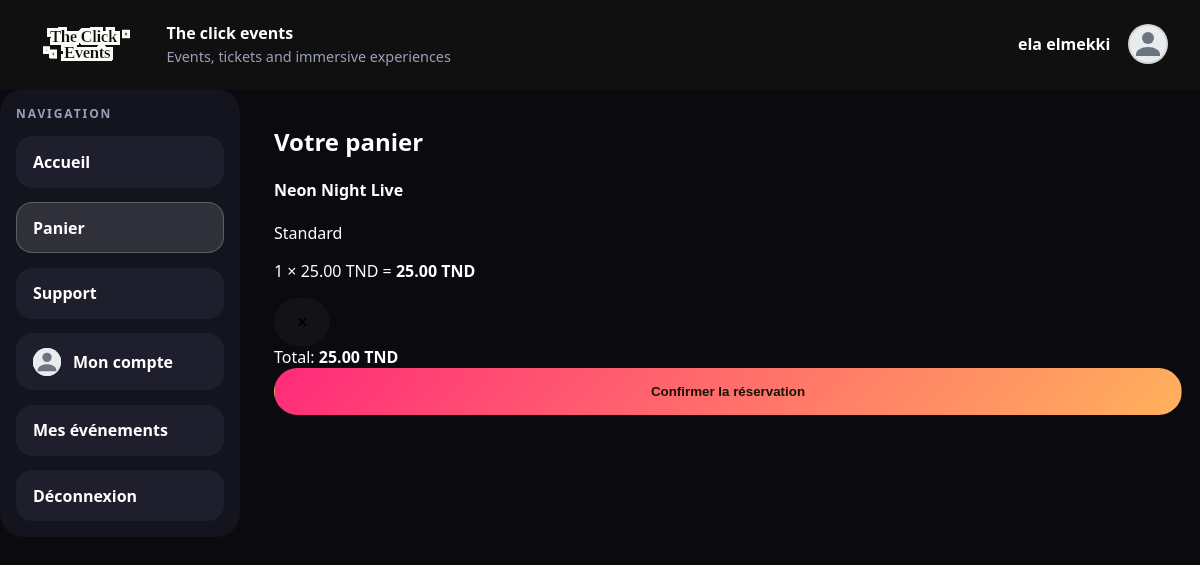
Screenshot of /cart (signed in) with the database file from the repository.
### tables this page shows
CREATE TABLE cart_items (
                id INTEGER PRIMARY KEY AUTOINCREMENT,
                user_id INTEGER NOT NULL,
                ticket_id INTEGER NOT NULL,
                quantity INTEGER NOT NULL,
                created_at TEXT DEFAULT CURRENT_TIMESTAMP,
                updated_at TEXT DEFAULT CURRENT_TIMESTAMP,
                FOREIGN KEY (user_id) REFERENCES users(id) ON DELETE CASCADE,
                FOREIGN KEY (ticket_id) REFERENCES tickets(id) ON DELETE CASCADE
            );

### config/bootstrap.php (called while the page is built, shortened)
<?php
spl_autoload_register(static function (string $class): void {
    $prefix = 'App\\';
    $relativeClass = substr($class, strlen($prefix));
    $candidates = [
        APP_PATH . '/' . str_replace('\\', '/', $relativeClass) . '.php',
        CONFIG_PATH . '/' . str_replace('Config\\', '', $relativeClass) . '.php',
    ];
    foreach ($candidates as $file) {
        if (is_file($file)) {
            return;
        }
    }
});
function view(string $template, array $data = []): void
{
    require VIEW_PATH . '/layouts/main.php';
}
function e(?string $value): string
{
    return htmlspecialchars($value ?? '', ENT_QUOTES, 'UTF-8');
}

### app/core/Controller.php (called while the page is built, shortened)
<?php
abstract class Controller
{
    protected function render(string $template, array $data = []): void
    {
        view($template, $data);
    }
}

### app/controllers/CartController.php (called while the page is built, shortened)
<?php
final class CartController extends Controller
{
    private function getDbCartItems(int $userId): array
    {
        return (new CartItem())->byUser($userId);
    }
    private function getCartForUser(int $userId): array
    {
        $items = $this->getDbCartItems($userId);
        $tickets = [];
        foreach ($items as $item) {
            $item['quantity'] = (int) $item['quantity'];
            $item['line_total'] = (float) $item['price'] * $item['quantity'];
            $tickets[] = $item;
        }
        return $tickets;
    }
    public function index(): void
    {
        $tickets = [];
        $total = 0.0;
        if (isset($_SESSION['user'])) {
            $tickets = $this->getCartForUser((int) $_SESSION['user']['id']);
        }
        foreach ($tickets as $ticket) {
            $total += $ticket['line_total'] ?? 0.0;
        }
        $this->render('cart/index', [
            'tickets' => $tickets,
            'total' => $total,
        ]);
    }
}

### config/Database.php (called while the page is built, shortened)
<?php
final class Database
{
    private static ?PDO $instance = null;
    public static function connection(): PDO
    {
        $driver = strtolower((string) ($_ENV['DB_DRIVER'] ?? 'sqlite'));
        $sqliteFile = dirname(__DIR__) . '/data/phpjs.sqlite';
        $sqliteDir = dirname($sqliteFile);
        $dsn = 'sqlite:' . $sqliteFile;
        try {
            self::$instance = new PDO($dsn, null, null, [
                PDO::ATTR_ERRMODE => PDO::ERRMODE_EXCEPTION,
                PDO::ATTR_DEFAULT_FETCH_MODE => PDO::FETCH_ASSOC,
            ]);
            self::$instance->exec('PRAGMA foreign_keys = ON');
            self::migrateSqlite(self::$instance);
            $row = self::$instance->query('SELECT COUNT(*) AS count FROM users')->fetch();
        } catch (PDOException $exception) {
            throw new RuntimeException('SQLite connection failed: ' . $exception->getMessage(), 0, $exception);
        }
        return self::$instance;
    }
    private static function migrateSqlite(PDO $pdo): void
    {
        self::ensureColumn($pdo, 'artists', 'user_id', 'INTEGER DEFAULT NULL');
        self::ensureColumn($pdo, 'events', 'category', "TEXT NOT NULL DEFAULT 'concert'");
        self::ensureUniqueIndex($pdo, 'artists', 'user_id');
        self::ensureCartItemsTable($pdo);
    }
    private static function ensureCartItemsTable(PDO $pdo): void
    {
        $columns = $pdo->query('PRAGMA table_info(cart_items)')->fetchAll();
        if ($columns !== false && count($columns) > 0) {
            return;
        }
    }
    private static function ensureColumn(PDO $pdo, string $table, string $column, string $definition): void
    {
        $columns = $pdo->query('PRAGMA table_info(' . $table . ')')->fetchAll();
        foreach ($columns as $existingColumn) {
            if (($existingColumn['name'] ?? null) === $column) {
                return;
            }
        }
    }
    private static function ensureUniqueIndex(PDO $pdo, string $table, string $column): void
    {
        $indexName = $table . '_' . $column . '_unique_idx';
        $indexes = $pdo->query('PRAGMA index_list(' . $table . ')')->fetchAll();
        foreach ($indexes as $index) {
            if (($index['name'] ?? null) === $indexName) {
                return;
            }
        }
    }
}

### app/models/BaseModel.php (called while the page is built, shortened)
<?php
abstract class BaseModel
{
    protected PDO $db;
    public function __construct()
    {
        $this->db = Database::connection();
    }
    protected function fetchAll(string $sql, array $params = []): array
    {
        $statement = $this->db->prepare($sql);
        $statement->execute($params);
        return $statement->fetchAll();
    }
}

### app/models/CartItem.php (called while the page is built, shortened)
<?php
final class CartItem extends BaseModel
{
    public function byUser(int $userId): array
    {
        return $this->fetchAll(
            'SELECT cart_items.*, tickets.name AS ticket_name, tickets.price, tickets.event_id, tickets.quantity_total, tickets.quantity_sold, events.title AS event_title, events.location, events.image_path AS event_image_path
             FROM cart_items
             INNER JOIN tickets ON tickets.id = cart_items.ticket_id
             INNER JOIN events ON events.id = tickets.event_id
             WHERE cart_items.user_id = :user_id
             ORDER BY cart_items.updated_at DESC',
            [':user_id' => $userId]
        );
    }
}

### app/views/cart/index.php (the view, shortened to what this page needs)
<div class="cart-shell">
    <section class="cart-content">
        <aside class="cart-sidebar">
            <div class="cart-card">
                <h2>Votre panier</h2>
                <?php if (empty($tickets)): ?>
                    <div class="empty-cart">
                        <p>Votre panier est vide</p>
                        <p class="small-text">Ajoutez des billets depuis la liste des événements à gauche</p>
                    </div>
                <?php else: ?>
                    <div class="cart-items-list">
                        <?php foreach ($tickets as $ticket): ?>
                            <article class="cart-item-row">
                                <div class="item-info">
                                    <h4><?= e($ticket['event_title'] ?? $ticket['name']) ?></h4>
                                    <p class="item-ticket"><?= e($ticket['ticket_name'] ?? $ticket['name']) ?></p>
                                    <p class="item-price">
                                        <?= (int)$ticket['quantity'] ?> × <?= e(number_format((float)$ticket['price'], 2)) ?> TND = <strong><?= e(number_format((float)$ticket['line_total'], 2)) ?> TND</strong>
                                    </p>
                                </div>
                                <form method="post" action="/cart/remove" class="item-remove">
                                    <button type="submit" class="button button-secondary button-tiny">✕</button>
                                </form>
                            </article>
                        <?php endforeach; ?>
                    </div>
                    <div class="cart-total">
                        <div class="total-row">
                            <span>Total:</span>
                            <strong><?= e(number_format((float)$total, 2)) ?> TND</strong>
                        </div>
                        <form method="post" action="/checkout">
                            <button class="button button-primary button-block" type="submit">Confirmer la réservation</button>
                        </form>
                    </div>
                <?php endif; ?>
            </div>
        </aside>
    </section>

### public/css/style.css (style rules this page uses)
:root { --bg: #0a0a0f; --panel: #14141f; --panel-2: #1e1e2d; --text: #ffffff; --muted: #9aa0b8; --accent: #ff2a7a; --accent-2: #00f0ff; --border: transparent; }
* { box-sizing: border-box; }
body { margin: 0; font-family: "Segoe UI", "Helvetica Neue", Arial, sans-serif; background: var(--bg); color: var(--text); }
.button-block { width: 100%; }
.button { display: inline-flex; align-items: center; justify-content: center; padding: 0.95rem 1.35rem; border-radius: 999px; border: 1px solid transparent; font-weight: 700; }
.button-primary { background: linear-gradient(135deg, var(--accent), #ffb25c); color: #1a1206; }
.button-secondary { border-color: var(--border); background: rgba(255, 255, 255, 0.03); }

### rows the page displays
cart_items: event_title "Neon Night Live", ticket_name "Standard", quantity "1", price "25.00", line_total "25.00"

### other values shown
$_SESSION['user']['full_name'] "ela elmekki"
$total "25.00"
